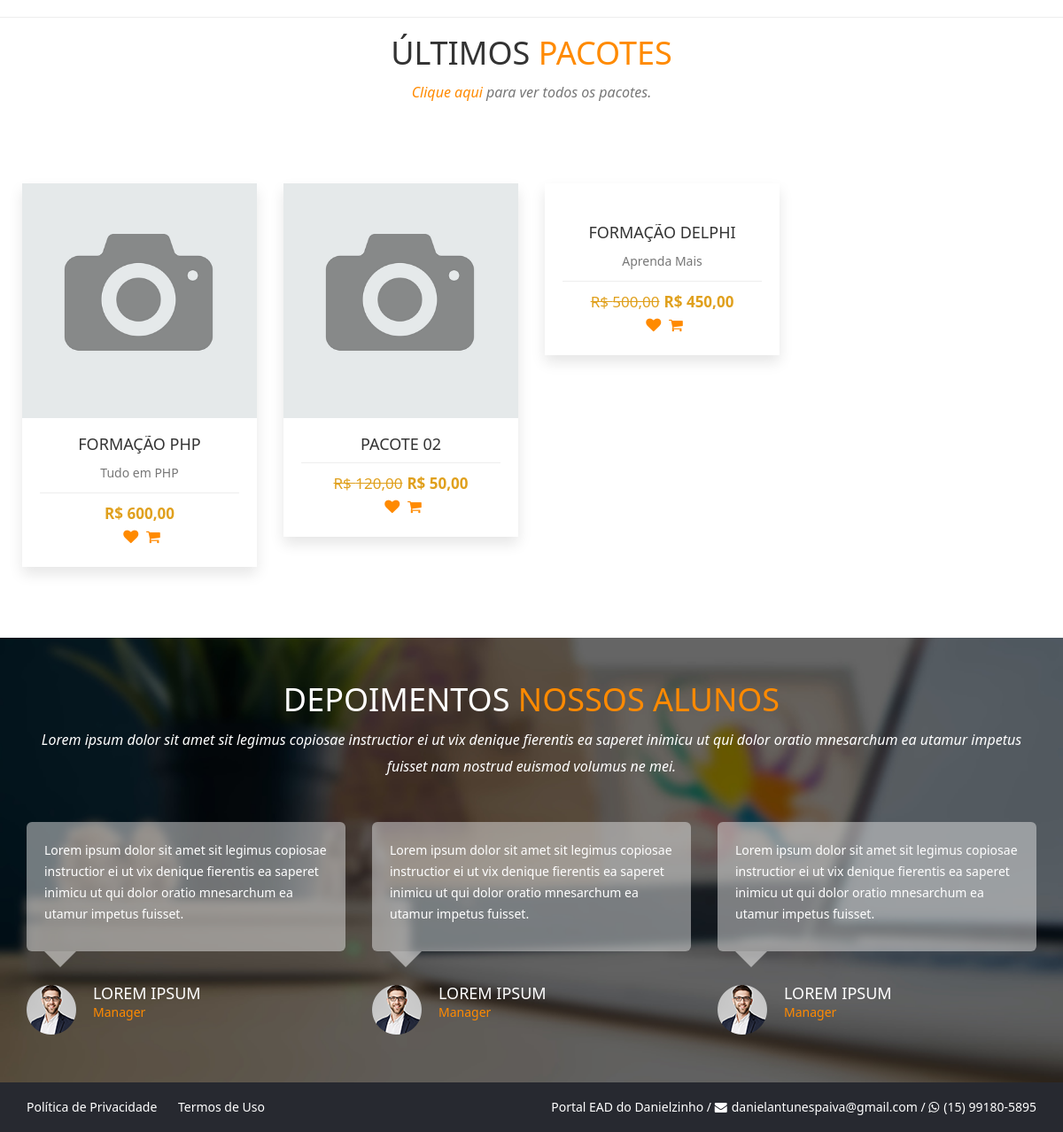
Before: / (lower part) with the older database file.
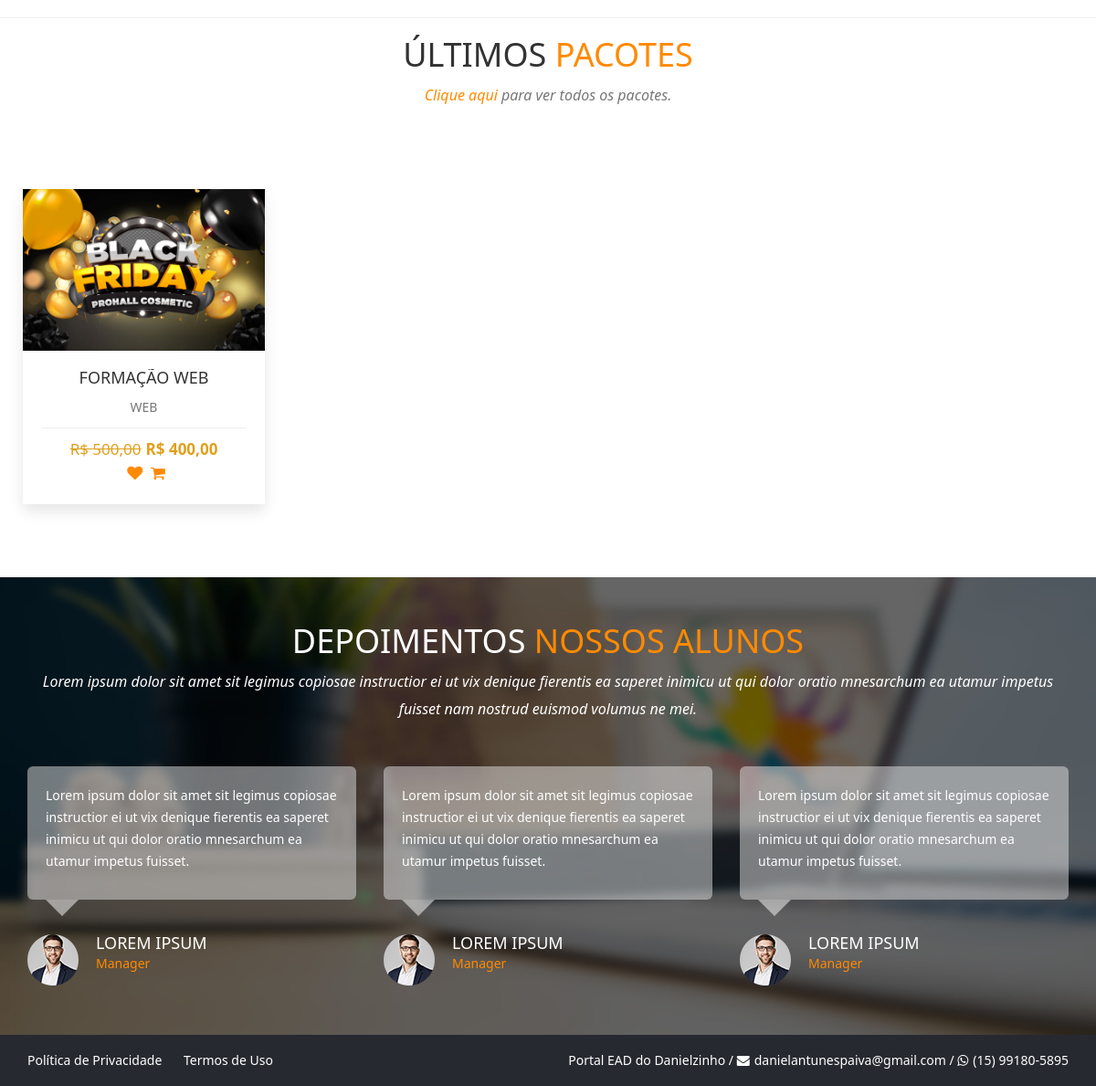
After: the same page with the newer database file.
### tables this page shows
CREATE TABLE `pacotes` (
  `id` int(11) NOT NULL,
  `nome` varchar(50) NOT NULL,
  `desc_rapida` varchar(60) NOT NULL,
  `desc_longa` text NOT NULL,
  `valor` decimal(8,2) NOT NULL,
  `professor` int(11) NOT NULL,
  `imagem` varchar(100) NOT NULL,
  `grupo` int(11) NOT NULL,
  `ano` int(11) NOT NULL,
  `palavras` varchar(255) NOT NULL,
  `nome_url` varchar(150) NOT NULL,
  `video` varchar(150) NOT NULL,
  `linguagem` int(11) NOT NULL,
  `promocao` decimal(8,2) NOT NULL,
  `matriculas` int(11) NOT NULL
);

CREATE TABLE `config` (
  `id` int(11) NOT NULL,
  `nome_sistema` varchar(50) NOT NULL,
  `email_sistema` varchar(50) NOT NULL,
  `tel_sistema` varchar(20) NOT NULL,
  `cnpj_sistema` varchar(25) DEFAULT NULL,
  `tipo_chave_pix` varchar(25) DEFAULT NULL,
  `chave_pix` varchar(100) DEFAULT NULL,
  `logo` varchar(20) NOT NULL,
  `icone` varchar(20) NOT NULL,
  `logo_rel` varchar(20) NOT NULL,
  `qrcode_pix` varchar(20) DEFAULT NULL,
  `facebook` varchar(120) DEFAULT NULL,
  `instagram` varchar(120) DEFAULT NULL,
  `youtube` varchar(120) DEFAULT NULL,
  `itens_pag` int(11) NOT NULL,
  `video_sobre` varchar(100) NOT NULL,
  `itens_relacionados` int(11) NOT NULL,
  `aulas_liberadas` int(11) NOT NULL,
  `desconto_pix` int(11) NOT NULL,
  `email_adm_mat` varchar(5) DEFAULT NULL,
  `cartoes_fidelidade` int(11) NOT NULL,
  `taxa_boleto` decimal(8,2) NOT NULL,
  `taxa_mp` decimal(8,2) NOT NULL,
  `taxa_paypal` decimal(8,2) NOT NULL,
  `valor_max_cartao` decimal(8,2) NOT NULL
);

### sistema/conexao.php (called while the page is built, shortened)
<?php
$servidor = 'localhost';
$banco = 'portalead';
$usuario = 'root';
$senha = '';
$nome_sistema = 'Portal EAD do Danielzinho';
$email_sistema = 'danielantunespaiva@gmail.com';
$tel_sistema = '(15) 99180-5895';
try {
    $pdo = new PDO("mysql:dbname=$banco; host=$servidor", "$usuario", "$senha");
} catch (Throwable $th) {
    echo 'Erro ao conectar ao banco de dados! <br><br>' . $th;
}
$query = $pdo->query("SELECT * FROM config");
$res = $query->fetchAll(PDO::FETCH_ASSOC);
$total_reg = @count($res);
if ($total_reg == 0) {
    $pdo->query("INSERT into config SET nome_sistema = '$nome_sistema', email_sistema = '$email_sistema', tel_sistema = '$tel_sistema', logo = 'logo.png', icone = 'favicon.ico', logo_rel = 'logo.jpg', itens_pag = '12', cartoes_fidelidade = '5', valor_max_cartao = '100'");
} else {
    $nome_sistema = $res[0]['nome_sistema'];
    $email_sistema = $res[0]['email_sistema'];
}
?>

### index.php (the view, shortened to what this page needs)
<?php
require_once('cabecalho.php');
?>
<hr>
<?php
$query = $pdo->query("SELECT * FROM pacotes ORDER BY id desc limit 4");
$res = $query->fetchAll(PDO::FETCH_ASSOC);
$total_reg = @count($res);
if ($total_reg > 0) {
?>
<div class="section-heading text-center">
            <div class="col-md-12 col-xs-12">
                <h1>Últimos <span>Pacotes</span></h1>
                <p class="subheading"><a href="pacotes"><span>Clique aqui</span> </a> para ver todos os pacotes. </p>
            </div>
        </div>
    <section id="portfolio">
        <div class="row" style="margin-left:10px; margin-right:10px; margin-top:-10px;">
            <?php
            for ($i = 0; $i < $total_reg; $i++) {
                $nome = $res[$i]['nome'];
                $desc_rapida = $res[$i]['desc_rapida'];
                $valor = $res[$i]['valor'];
                $promocao = $res[$i]['promocao'];
                $foto = $res[$i]['imagem'];
                $url = $res[$i]['nome_url'];
                $valorF = number_format($valor, 2, ',', '.',);
                $promocaoF = number_format($promocao, 2, ',', '.',);
            ?>
                <div class="col-xs-12 col-sm-6 col-md-3 col-lg-3 portfolio-item">
                    <div class="portfolio-one">
                        <div class="portfolio-head">
                            <div class="portfolio-img"><img alt="" src="sistema/painel-admin/img/pacotes/<?php echo $foto ?>"></div>
                        </div>
                        <div class="portfolio-content" align="center">
                            <a href="cursos-do-<?php echo $url ?>" title="Detalhes do Pacote">
                                <h5 class="title"><?php echo $nome ?></h5>
                                <p style="margin-top:0px;"><?php echo $desc_rapida ?></p>
                            </a>
                            <div class="product-bottom-details">
                                <?php
                                if ($promocao > 0) {
                                ?>
                                    <div class="product-price"><small>R$ <?php echo $valorF ?></small>R$ <?php echo $promocaoF ?></div>
                                <?php } else { ?>
                                    <div class="product-price">R$ <?php echo $valorF ?></div>
                                <?php } ?>
                                <div class="product-links">
                                    <a href=""><i class="fa fa-heart"></i></a>
                                    <a href=""><i class="fa fa-shopping-cart"></i></a>
                                </div>
                            </div>
                        </div>
                    </div>
                </div>
            <?php
            }
            ?>
        </div>
    </section>
<?php
}
?>
<section id="testimonial">
    <div class="container">
        <div class="section-heading text-center">
            <div class="col-md-12 col-xs-12">
                <h1>Depoimentos <span>Nossos Alunos</span></h1>
                <p class="subheading">Lorem ipsum dolor sit amet sit legimus copiosae instructior ei ut vix denique fierentis ea saperet inimicu ut qui dolor oratio mnesarchum ea utamur impetus fuisset nam nostrud euismod volumus ne mei.</p>
            </div>
        </div>
        <div class="row">
            <div class="col-md-4 col-sm-12 block ">
                <div class="testimonial_box">
                    <p>Lorem ipsum dolor sit amet sit legimus copiosae instructior ei ut vix denique fierentis ea saperet inimicu ut qui dolor oratio mnesarchum ea utamur impetus fuisset. </p>
                </div>
                <div class="arrow-down"></div>
                <div class="testimonial_user">
                    <div class="user-image"><img src="img/user1.png" alt="user" class="img-responsive" /></div>
                    <div class="user-info">
                        <h5>Lorem Ipsum</h5>
                        <p>Manager</p>
                    </div>
                </div>
            </div>
            <div class="col-md-4 col-sm-12 block">
                <div class="testimonial_box">
                    <p>Lorem ipsum dolor sit amet sit legimus copiosae instructior ei ut vix denique fierentis ea saperet inimicu ut qui dolor oratio mnesarchum ea utamur impetus fuisset. </p>
                </div>
                <div class="arrow-down"></div>
                <div class="testimonial_user">
                    <div class="user-image"><img src="img/user1.png" alt="user" class="img-responsive" /></div>
                    <div class="user-info">
                        <h5>Lorem Ipsum</h5>
                        <p>Manager</p>
                    </div>
                </div>
            </div>
            <div class="col-md-4 col-sm-12 block">
                <div class="testimonial_box">
                    <p>Lorem ipsum dolor sit amet sit legimus copiosae instructior ei ut vix denique fierentis ea saperet inimicu ut qui dolor oratio mnesarchum ea utamur impetus fuisset. </p>
                </div>
                <div class="arrow-down"></div>
                <div class="testimonial_user">
                    <div class="user-image"><img src="img/user1.png" alt="user" class="img-responsive" /></div>
                    <div class="user-info">
                        <h5>Lorem Ipsum</h5>
                        <p>Manager</p>
                    </div>
                </div>
            </div>
        </div>
    </div>
</section>
<?php
require_once('rodape.php');
?>

### cabecalho.php (shortened to what this page needs)
<?php
require_once('sistema/conexao.php');
?>
<!DOCTYPE html>
<html>
<head>
    <link rel="stylesheet" href="https://cdnjs.cloudflare.com/ajax/libs/font-awesome/4.5.0/css/font-awesome.min.css">
    <link rel="stylesheet" href="scss/main.css">
    <link rel="stylesheet" href="scss/skin.css">
    <link rel="stylesheet" href="scss/card.css">
    <link rel="stylesheet" href="scss/curso.css">
</head>
<body id="wrapper">
    <div id="area-conteudo">

### rodape.php (shortened to what this page needs)
<?php
require_once('sistema/conexao.php');
?>
</div>
<section id="bottom-footer">
    <div class="container">
        <div class="row">
            <div class="col-md-6 col-sm-6 col-xs-12 btm-footer-links ocultar-mobile">
                <a href="politica">Política de Privacidade</a>
                <a href="termos">Termos de Uso</a>
            </div>
            <div class="col-md-6 col-sm-6 col-xs-12 copyright">
                <span class="cor-branca ocultar-mobile"><?php echo $nome_sistema ?> / </span> <i class="fa fa-envelope" style="color:#FFF; margin-right:5px"> </i><a href="#" style="color:#FFF"><?php echo $email_sistema ?></a> / <i class="fa fa-whatsapp" style="color:#FFF; margin-right:5px"></i><a href="http://api.whatsapp.com/send?1=pt_BR&phone=55<?php echo $tel_sistema ?>" target="_blank" style="color:#FFF"><?php echo $tel_sistema ?></a>
            </div>
        </div>
    </div>
</section>
</html>

### scss/card.css (style rules this page uses)
* { -webkit-box-sizing: border-box; box-sizing: border-box; }
.product-bottom-details { overflow: hidden; border-top: 1px solid #eee; padding-top: 10px; }
.product-bottom-details div { text-align:center; width: 100%; }
.product-price { font-size: 17px; color: #e0a01d; font-weight: 600; }
.product-price small { font-size: 100%; font-weight: 200; text-decoration: line-through; display: inline-block; margin-right: 5px; }
.product-links { text-align: right; }
.product-links a { display: inline-block; margin-left: 5px; color: #e1e1e1; transition: 0.3s; font-size: 17px; }

Changed rows visible on the page:
removed pacotes: imagem (picture), nome "FORMAÇÃO PHP", desc_rapida "Tudo em PHP", valor "600,00"
removed pacotes: imagem (picture), nome "PACOTE 02", valor "120,00", promocao "50,00"
removed pacotes: nome "FORMAÇÃO DELPHI", desc_rapida "Aprenda Mais", valor "500,00", promocao "450,00"
added pacotes: imagem (picture), nome "FORMAÇÃO WEB", desc_rapida "WEB", valor "500,00", promocao "400,00"
